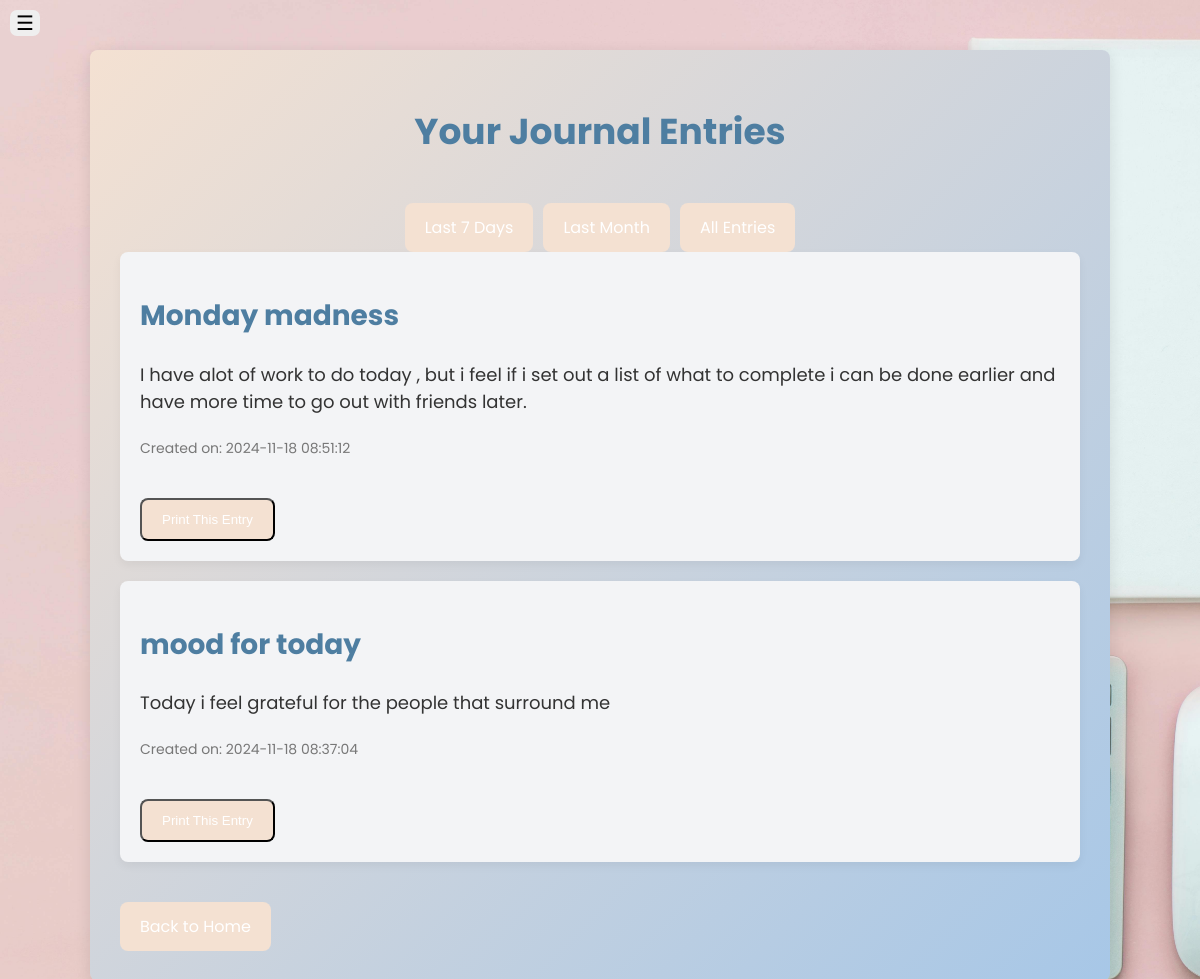
Screenshot of /journal_final/read_entry.php with the database file from the repository.
### tables this page shows
CREATE TABLE `journal` (
  `userID` int(11) NOT NULL,
  `file_name` char(100) NOT NULL,
  `file_content` blob NOT NULL,
  `created_at` timestamp NOT NULL DEFAULT current_timestamp() ON UPDATE current_timestamp()
);

### journal_final/read_entry.php (the view, shortened to what this page needs)
<?php
include 'db.php';
$filter = isset($_GET['filter']) ? $_GET['filter'] : 'all';
switch ($filter) {
    default:
        $sql = "SELECT * FROM journal ORDER BY created_at DESC";
        break;
}
$stmt = $conn->prepare($sql);
$stmt->execute();
$entries = $stmt->fetchAll();
?>
<!DOCTYPE html>
<html lang="en">
<head>
</head>
<body>
	<header>
        <nav class="navbar">
            <button class="menu-toggle">☰</button>
        </nav>
    </header>
	<div class = "content">
    <div class="container">
        <h1>Your Journal Entries</h1>
        <div class="button-container">
            <a href="?filter=7days" class="filter-button">Last 7 Days</a>
            <a href="?filter=month" class="filter-button">Last Month</a>
            <a href="?filter=all" class="filter-button">All Entries</a>
        </div>
        <?php if (empty($entries)) { ?>
            <p>No entries found.</p>
        <?php } else { ?>
            <?php foreach ($entries as $entry) { ?>
                <div class="entry" id="entry-<?php echo $entry['userID']; ?>">
                    <h2><?php echo htmlspecialchars($entry['file_name']); ?></h2>
                    <p><?php echo nl2br(htmlspecialchars($entry['file_content'])); ?></p>
                    <p><small>Created on: <?php echo $entry['created_at']; ?></small></p>
                    <button class="print-button" onclick="printEntry(<?php echo $entry['userID']; ?>)">Print This Entry</button>
                </div>
            <?php } ?>
        <?php } ?>
        <a href="journal.php" class="back-button">Back to Home</a>
    </div>
	</div>
</body>
</html>

### journal_final/read_entry.php (style rules this page uses)
body { font-family: 'Poppins', sans-serif; background-color: #f7f7f7; background-image: url('background.jpg'); background-size: cover; background-position: center center; background-attachment: fixed; margin: 0; padding: 0; color: #333; }
.container { width: 80%; margin: 50px auto; padding: 30px; background-color: #ffffff; box-shadow: 0 4px 15px rgba(0, 0, 0, 0.1); border-radius: 8px; background: linear-gradient(135deg, #f4e1d2, #a7c7e7); }
h1 { color: #4e7ea1; text-align: center; font-size: 36px; }
.entry { background-color: #f3f4f6; padding: 20px; margin-bottom: 20px; border-radius: 8px; box-shadow: 0 4px 10px rgba(0, 0, 0, 0.05); }
.entry h2 { color: #4e7ea1; font-size: 28px; }
.entry p { font-size: 18px; color: #333; line-height: 1.5; }
.entry small { color: #777; font-size: 14px; }
.button-container { display: flex; justify-content: center; gap: 10px; }
.filter-button, .back-button, .print-button { display: inline-block; background-color: #f4e1d2; color: white; padding: 12px 20px; text-align: center; border-radius: 8px; text-decoration: none; margin-top: 20px; }
header { position: fixed; top: 0; left: 0; right: 0; z-index: 1000; }
.navbar { padding: 10px; }
.menu-toggle { color: black; border: none; cursor: pointer; font-size: 20px; border-radius: 7px; }
.content { transition: margin-left 0.3s ease; }

### rows the page displays
journal: file_name "Monday madness", file_content "I have alot of work to do today , but i feel if i set out a list of what to complete i can be done earlier and have more time to go out with friends later.", created_at "2024-11-18 08:51:12"
journal: file_name "mood for today", file_content "Today i feel grateful for the people that surround me", created_at "2024-11-18 08:37:04"
